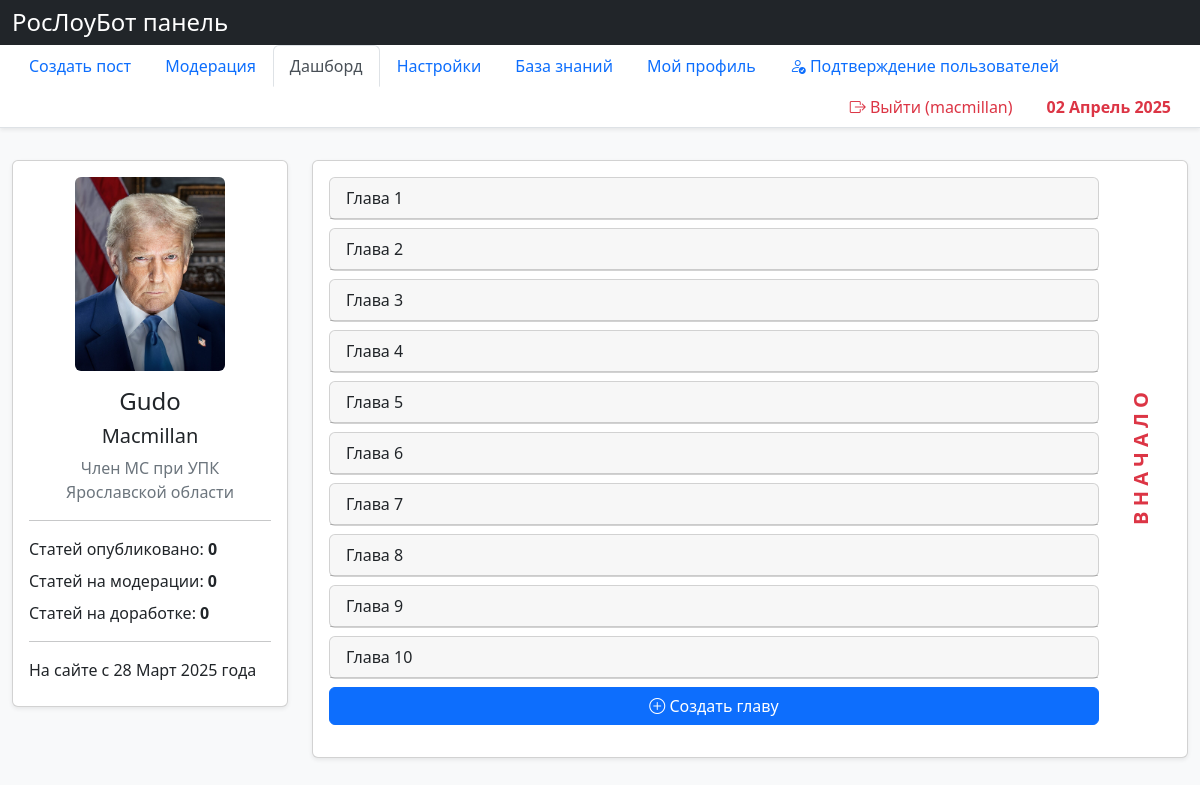
The page / (signed in) on the database as committed earlier.
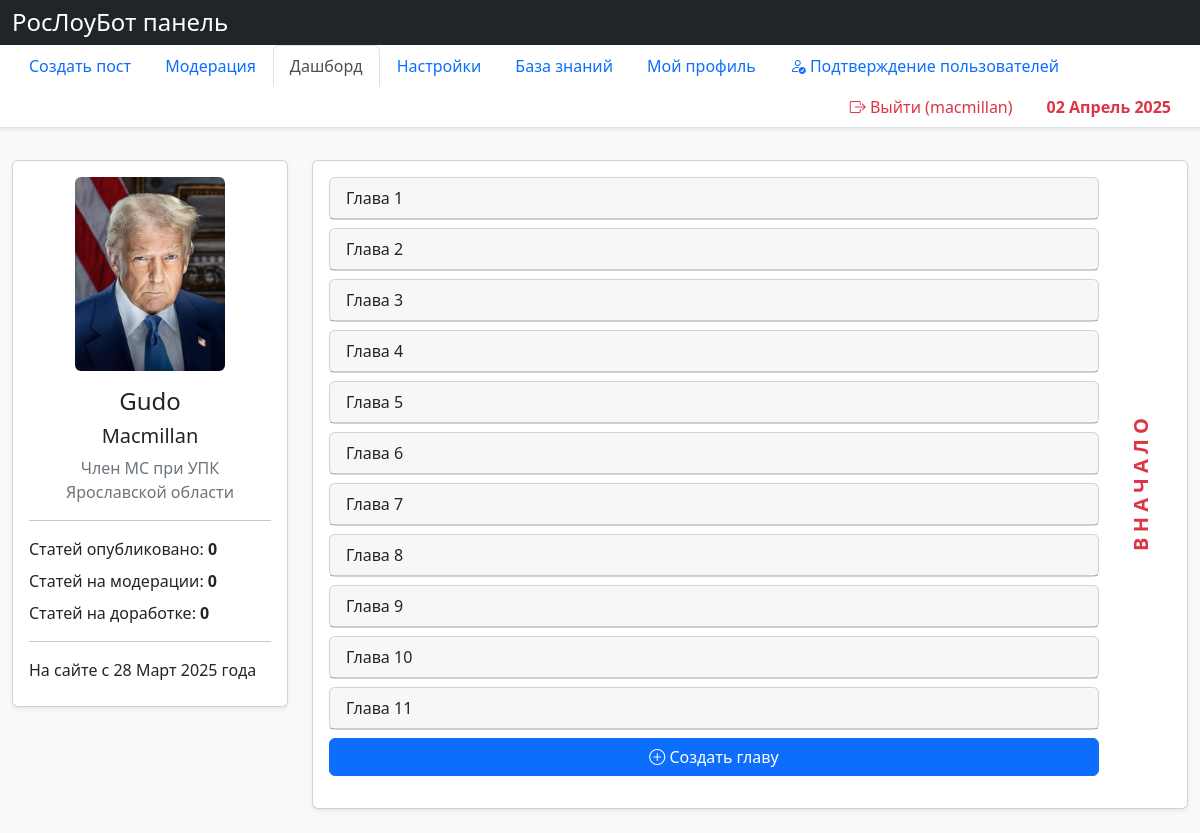
The same page on the database as committed later.
### accounts/models.py (models this page shows, shortened)
class User(AbstractUser):
    EDITOR = "editor"
    MODERATOR = "moderator"
    ADMIN = "admin"
    SUPERADMIN = "superadmin"
    ROLE_CHOICES = [
        (EDITOR, "Editor"),
        (MODERATOR, "Moderator"),
        (ADMIN, "Admin"),
        (SUPERADMIN, "Super Admin"),
    ]
    role = models.CharField(max_length=20, choices=ROLE_CHOICES, default=EDITOR)
    patronymic = models.CharField(
        max_length=150, blank=True, null=True, verbose_name="Отчество"
    )
    position = models.CharField(
        max_length=255, blank=True, null=True, verbose_name="Должность"
    )
    approved = models.BooleanField(default=False)
    approval_date = models.DateTimeField(blank=True, null=True)
    def get_full_name(self):
        full_name = f"{self.last_name} {self.first_name}"
        if self.patronymic:
            full_name += f" {self.patronymic}"
        return full_name.strip()

### content/models.py (models this page shows, shortened)
class Chapter(models.Model):
    title = models.CharField(max_length=200)
    description = models.TextField(blank=True)
    order = models.IntegerField(default=0)
    class Meta:
        ordering = ["order"]
        verbose_name_plural = "Главы"

### content/views.py (the view)
# urls.py: path("", DashboardView.as_view(), name="dashboard"),
class DashboardView(LoginRequiredMixin, TemplateView):
    template_name = "content/dashboard.html"
    login_url = "accounts:login"
    def get_context_data(self, **kwargs):
        context = super().get_context_data(**kwargs)
        user = self.request.user
        context.update(
            {
                "published_count": QA.objects.filter(
                    created_by=user, status=QA.STATUS_PUBLISHED
                ).count(),
                "in_review_count": QA.objects.filter(
                    created_by=user, status=QA.STATUS_IN_REVIEW
                ).count(),
                "rejected_count": QA.objects.filter(
                    created_by=user, status=QA.STATUS_REJECTED
                ).count(),
                "chapters": Chapter.objects.all().order_by("order"),
            }
        )
        return context

### templates/content/dashboard.html (shortened to what this page needs)
{% extends "base.html" %}
{% load static %}
{% block content %}
<div class="col-md-3">
    <div class="card shadow-sm">
        <div class="card-body text-center">
            <img src="{% static 'img/default_profile.jpg' %}" alt="{{ user.get_full_name }}"
                class="img-fluid rounded mb-3" style="max-width: 150px;">
            <h4>{{ user.last_name }}</h4>
            <h5>{{ user.first_name }}</h5>
            <div class="text-muted">Член МС при УПК Ярославской области</div>
            <hr>
            <div class="text-start mt-3">
                <div class="mb-2">Статей опубликовано: <strong>{{ published_count }}</strong></div>
                <div class="mb-2">Статей на модерации: <strong>{{ in_review_count }}</strong></div>
                <div class="mb-2">Статей на доработке: <strong>{{ rejected_count }}</strong></div>
                <hr>
                <div class="mb-2">На сайте с {{ user.date_joined|date:"d F Y" }} года</div>
            </div>
        </div>
    </div>
</div>
<div class="col-md-9">
    <div class="card shadow-sm">
        <div class="card-body">
            <div class="row">
                <div class="col-md-11">
                    <div class="chapter-container">
                        {% for chapter in chapters %}
                        <div class="card mb-2 {% if chapter.id == active_chapter %}border-primary{% endif %}">
                            <div class="card-header d-flex justify-content-between align-items-center chapter-header"
                                data-id="{{ chapter.id }}">
                                <span>{{ chapter.title }}</span>
                            </div>
                        </div>
                        {% empty %}
                        <div class="alert alert-info">Нет глав в системе</div>
                        {% endfor %}
                        <button class="btn btn-primary mb-3 w-100 add-chapter">
                            <i class="bi bi-plus-circle"></i> Создать главу
                        </button>
                    </div>
                </div>
                <div class="col-md-1 ps-0">
                    <div class="h-100 d-flex align-items-center justify-content-center">
                        <div class="vertical-text text-danger fw-bold">
                            В&nbsp;Н&nbsp;А&nbsp;Ч&nbsp;А&nbsp;Л&nbsp;О
                        </div>
                    </div>
                </div>
            </div>
        </div>
    </div>
</div>
{% endblock %}

### templates/base.html (shortened to what this page needs)
{% load static %}
<!DOCTYPE html>
<html lang="ru">
<head>
    <link href="https://cdn.jsdelivr.net/npm/bootstrap@5.2.3/dist/css/bootstrap.min.css" rel="stylesheet">
    <link rel="stylesheet" href="https://cdn.jsdelivr.net/npm/bootstrap-icons@1.8.1/font/bootstrap-icons.css">
</head>
<body class="bg-light">
    <header class="bg-dark text-white py-2">
        <div class="container-fluid">
            <h4 class="m-0">РосЛоуБот панель</h4>
        </div>
    </header>
    <nav class="bg-white border-bottom shadow-sm">
        <div class="container-fluid">
            <ul class="nav nav-tabs border-0">
                <li class="nav-item">
                    <a class="nav-link" href="#">Создать пост</a>
                </li>
                <li class="nav-item">
                    <a class="nav-link" href="#">Модерация</a>
                </li>
                <li class="nav-item">
                    <a class="nav-link {% if request.resolver_match.url_name == 'dashboard' %}active{% endif %}" href="{% url 'content:dashboard' %}">Дашборд</a>
                </li>
                <li class="nav-item">
                    <a class="nav-link" href="#">Настройки</a>
                </li>
                <li class="nav-item">
                    <a class="nav-link" href="#">База знаний</a>
                </li>
                <li class="nav-item">
                    <a class="nav-link" href="#">Мой профиль</a>
                </li>
                {% if user.is_authenticated %}
                    {% if user.role == 'superadmin' %}
                    <li class="nav-item">
                        <a class="nav-link text-primary {% if request.resolver_match.url_name == 'pending_approvals' %}active{% endif %}" href="{% url 'accounts:pending_approvals' %}">
                            <i class="bi bi-person-check"></i> Подтверждение пользователей
                        </a>
                    </li>
                    {% endif %}
                    <li class="nav-item ms-auto">
                        <a class="nav-link text-danger {% if request.resolver_match.url_name == 'logout' %}active{% endif %}" href="{% url 'accounts:logout' %}">
                            <i class="bi bi-box-arrow-right"></i> Выйти ({{ user.username }})
                        </a>
                    </li>
                {% endif %}
                <li class="nav-item {% if not user.is_authenticated %}ms-auto{% endif %}">
                    <div class="nav-link text-danger fw-bold">{% now "d F Y" %}</div>
                </li>
            </ul>
        </div>
    </nav>
    <div class="container-fluid py-4">
        <div class="row">
            {% block content %}{% endblock %}
        </div>
    </div>
</body>
</html>

### templates/base.html (style rules this page uses)
.vertical-text { writing-mode: vertical-lr; transform: rotate(180deg); font-size: 20px; }

Rows that differ between the two databases and show on the page:
added Chapter: title "Глава 11"
